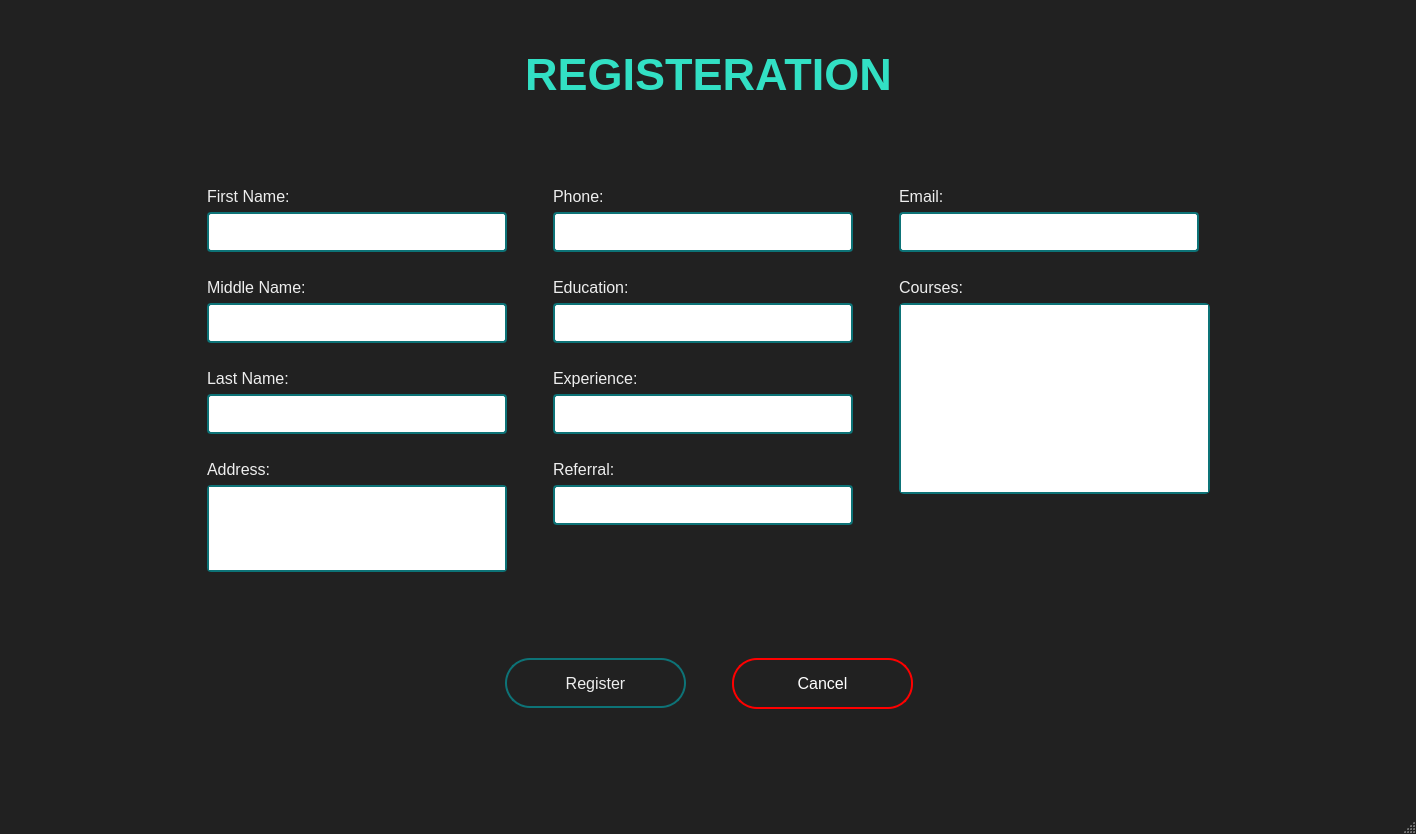
<?xml version="1.0" encoding="UTF-8"?>
<ui version="4.0">
 <class>RegisterationWindow</class>
 <widget class="QMainWindow" name="RegisterationWindow">
  <property name="geometry">
   <rect>
    <x>0</x>
    <y>0</y>
    <width>1416</width>
    <height>834</height>
   </rect>
  </property>
  <property name="minimumSize">
   <size>
    <width>1111</width>
    <height>0</height>
   </size>
  </property>
  <property name="windowTitle">
   <string>MainWindow</string>
  </property>
  <property name="styleSheet">
   <string notr="true">QMainWindow{
background-color: #212121;
}

QLabel#copyrightLabel{
text-align:center;
}

QLabel#registrationLabel{
color: rgb(50, 224, 196);
}
QLabel{
color: rgb(238, 238, 238);
}

QLineEdit{
padding: 5px;
border:2px solid #0d7377;
border-radius: 4px;
}
QLineEdit:hover{
border:3px solid #32e0c4;
}

QLineEdit:focus{
border:3px solid #32e0c4;
}

QTextEdit{
border:2px solid #0d7377;
border-radius: 4px;
}

QTextEdit:focus{
border:3px solid #32e0c4;
}

QTextEdit:hover{
border:3px solid #32e0c4;
}

QListView{
border: 2px solid #0d7377;
border-radius: 5px
}
QListView:hover{
border:3px solid #32e0c4;
}

QPushButton{
background-color: #212121;
Color: #eeeeee;
border-radius: 25px;
}

QPushButton#registerButton{
border: 2px solid #0d7377;
}

QPushButton#registerButton:hover{
border: 3px solid #32e0c4;
background-color: #0d7377;
}

QPushButton#cancelButton{
border: 2px solid #9a0002;
}

QPushButton#cancelButton:hover{
border: 3px solid rgb(255, 0, 0);
background-color: #9a0002;
}
</string>
  </property>
  <widget class="QWidget" name="centralwidget">
   <layout class="QGridLayout" name="gridLayout">
    <item row="0" column="0">
     <spacer name="horizontalSpacer_5">
      <property name="orientation">
       <enum>Qt::Horizontal</enum>
      </property>
      <property name="sizeHint" stdset="0">
       <size>
        <width>40</width>
        <height>20</height>
       </size>
      </property>
     </spacer>
    </item>
    <item row="0" column="1" colspan="3">
     <layout class="QVBoxLayout" name="verticalLayout_5">
      <item>
       <layout class="QVBoxLayout" name="verticalLayout_4">
        <item>
         <spacer name="verticalSpacer_6">
          <property name="orientation">
           <enum>Qt::Vertical</enum>
          </property>
          <property name="sizeHint" stdset="0">
           <size>
            <width>20</width>
            <height>40</height>
           </size>
          </property>
         </spacer>
        </item>
        <item>
         <widget class="QLabel" name="registrationLabel">
          <property name="font">
           <font>
            <family>Segoe UI</family>
            <pointsize>34</pointsize>
            <weight>75</weight>
            <italic>false</italic>
            <bold>true</bold>
           </font>
          </property>
          <property name="styleSheet">
           <string notr="true"/>
          </property>
          <property name="text">
           <string>&lt;strong&gt;REGISTERATION&lt;/strong&gt;</string>
          </property>
          <property name="alignment">
           <set>Qt::AlignCenter</set>
          </property>
         </widget>
        </item>
        <item>
         <spacer name="verticalSpacer_4">
          <property name="orientation">
           <enum>Qt::Vertical</enum>
          </property>
          <property name="sizeType">
           <enum>QSizePolicy::Maximum</enum>
          </property>
          <property name="sizeHint" stdset="0">
           <size>
            <width>20</width>
            <height>80</height>
           </size>
          </property>
         </spacer>
        </item>
        <item>
         <layout class="QHBoxLayout" name="horizontalLayout_2">
          <item>
           <layout class="QHBoxLayout" name="horizontalLayout">
            <item>
             <layout class="QVBoxLayout" name="verticalLayout">
              <item>
               <widget class="QLabel" name="fnameLabel">
                <property name="font">
                 <font>
                  <family>Segoe UI</family>
                  <pointsize>12</pointsize>
                  <weight>50</weight>
                  <italic>false</italic>
                  <bold>false</bold>
                 </font>
                </property>
                <property name="text">
                 <string>First Name:</string>
                </property>
               </widget>
              </item>
              <item>
               <widget class="QLineEdit" name="fNameIp">
                <property name="minimumSize">
                 <size>
                  <width>300</width>
                  <height>40</height>
                 </size>
                </property>
                <property name="maximumSize">
                 <size>
                  <width>300</width>
                  <height>40</height>
                 </size>
                </property>
                <property name="font">
                 <font>
                  <pointsize>12</pointsize>
                 </font>
                </property>
                <property name="styleSheet">
                 <string notr="true"/>
                </property>
                <property name="clearButtonEnabled">
                 <bool>true</bool>
                </property>
               </widget>
              </item>
              <item>
               <spacer name="verticalSpacer_8">
                <property name="orientation">
                 <enum>Qt::Vertical</enum>
                </property>
                <property name="sizeHint" stdset="0">
                 <size>
                  <width>20</width>
                  <height>20</height>
                 </size>
                </property>
               </spacer>
              </item>
              <item>
               <widget class="QLabel" name="mnameLabel">
                <property name="font">
                 <font>
                  <family>Segoe UI</family>
                  <pointsize>12</pointsize>
                  <weight>50</weight>
                  <italic>false</italic>
                  <bold>false</bold>
                 </font>
                </property>
                <property name="text">
                 <string>Middle Name:</string>
                </property>
               </widget>
              </item>
              <item>
               <widget class="QLineEdit" name="mNameIp">
                <property name="minimumSize">
                 <size>
                  <width>300</width>
                  <height>40</height>
                 </size>
                </property>
                <property name="maximumSize">
                 <size>
                  <width>300</width>
                  <height>40</height>
                 </size>
                </property>
                <property name="font">
                 <font>
                  <pointsize>12</pointsize>
                 </font>
                </property>
                <property name="clearButtonEnabled">
                 <bool>true</bool>
                </property>
               </widget>
              </item>
              <item>
               <spacer name="verticalSpacer_10">
                <property name="orientation">
                 <enum>Qt::Vertical</enum>
                </property>
                <property name="sizeHint" stdset="0">
                 <size>
                  <width>20</width>
                  <height>20</height>
                 </size>
                </property>
               </spacer>
              </item>
              <item>
               <widget class="QLabel" name="lnameLabel">
                <property name="font">
                 <font>
                  <family>Segoe UI</family>
                  <pointsize>12</pointsize>
                  <weight>50</weight>
                  <italic>false</italic>
                  <bold>false</bold>
                 </font>
                </property>
                <property name="text">
                 <string>Last Name:</string>
                </property>
               </widget>
              </item>
              <item>
               <widget class="QLineEdit" name="lNameIp">
                <property name="minimumSize">
                 <size>
                  <width>300</width>
                  <height>40</height>
                 </size>
                </property>
                <property name="maximumSize">
                 <size>
                  <width>300</width>
                  <height>40</height>
                 </size>
                </property>
                <property name="font">
                 <font>
                  <pointsize>12</pointsize>
                 </font>
                </property>
                <property name="clearButtonEnabled">
                 <bool>true</bool>
                </property>
               </widget>
              </item>
              <item>
               <spacer name="verticalSpacer_9">
                <property name="orientation">
                 <enum>Qt::Vertical</enum>
                </property>
                <property name="sizeHint" stdset="0">
                 <size>
                  <width>20</width>
                  <height>20</height>
                 </size>
                </property>
               </spacer>
              </item>
              <item>
               <widget class="QLabel" name="addressLabel">
                <property name="font">
                 <font>
                  <family>Segoe UI</family>
                  <pointsize>12</pointsize>
                  <weight>50</weight>
                  <italic>false</italic>
                  <bold>false</bold>
                 </font>
                </property>
                <property name="text">
                 <string>Address:</string>
                </property>
               </widget>
              </item>
              <item>
               <widget class="QTextEdit" name="addressIp">
                <property name="minimumSize">
                 <size>
                  <width>300</width>
                  <height>87</height>
                 </size>
                </property>
                <property name="maximumSize">
                 <size>
                  <width>300</width>
                  <height>87</height>
                 </size>
                </property>
                <property name="font">
                 <font>
                  <pointsize>12</pointsize>
                 </font>
                </property>
               </widget>
              </item>
              <item>
               <spacer name="verticalSpacer">
                <property name="orientation">
                 <enum>Qt::Vertical</enum>
                </property>
                <property name="sizeHint" stdset="0">
                 <size>
                  <width>20</width>
                  <height>40</height>
                 </size>
                </property>
               </spacer>
              </item>
             </layout>
            </item>
            <item>
             <spacer name="horizontalSpacer">
              <property name="orientation">
               <enum>Qt::Horizontal</enum>
              </property>
              <property name="sizeType">
               <enum>QSizePolicy::Fixed</enum>
              </property>
              <property name="sizeHint" stdset="0">
               <size>
                <width>40</width>
                <height>20</height>
               </size>
              </property>
             </spacer>
            </item>
            <item>
             <layout class="QVBoxLayout" name="verticalLayout_2">
              <item>
               <widget class="QLabel" name="phoneLabel">
                <property name="font">
                 <font>
                  <family>Segoe UI</family>
                  <pointsize>12</pointsize>
                  <weight>50</weight>
                  <italic>false</italic>
                  <bold>false</bold>
                 </font>
                </property>
                <property name="text">
                 <string>Phone:</string>
                </property>
               </widget>
              </item>
              <item>
               <widget class="QLineEdit" name="phoneIp">
                <property name="minimumSize">
                 <size>
                  <width>300</width>
                  <height>40</height>
                 </size>
                </property>
                <property name="maximumSize">
                 <size>
                  <width>300</width>
                  <height>40</height>
                 </size>
                </property>
                <property name="font">
                 <font>
                  <pointsize>12</pointsize>
                 </font>
                </property>
                <property name="clearButtonEnabled">
                 <bool>true</bool>
                </property>
               </widget>
              </item>
              <item>
               <spacer name="verticalSpacer_11">
                <property name="orientation">
                 <enum>Qt::Vertical</enum>
                </property>
                <property name="sizeType">
                 <enum>QSizePolicy::Fixed</enum>
                </property>
                <property name="sizeHint" stdset="0">
                 <size>
                  <width>20</width>
                  <height>20</height>
                 </size>
                </property>
               </spacer>
              </item>
              <item>
               <widget class="QLabel" name="educationLabel">
                <property name="font">
                 <font>
                  <family>Segoe UI</family>
                  <pointsize>12</pointsize>
                  <weight>50</weight>
                  <italic>false</italic>
                  <bold>false</bold>
                 </font>
                </property>
                <property name="text">
                 <string>Education:</string>
                </property>
               </widget>
              </item>
              <item>
               <widget class="QLineEdit" name="educationIp">
                <property name="minimumSize">
                 <size>
                  <width>300</width>
                  <height>40</height>
                 </size>
                </property>
                <property name="maximumSize">
                 <size>
                  <width>300</width>
                  <height>40</height>
                 </size>
                </property>
                <property name="font">
                 <font>
                  <pointsize>12</pointsize>
                 </font>
                </property>
                <property name="clearButtonEnabled">
                 <bool>true</bool>
                </property>
               </widget>
              </item>
              <item>
               <spacer name="verticalSpacer_12">
                <property name="orientation">
                 <enum>Qt::Vertical</enum>
                </property>
                <property name="sizeType">
                 <enum>QSizePolicy::Fixed</enum>
                </property>
                <property name="sizeHint" stdset="0">
                 <size>
                  <width>20</width>
                  <height>20</height>
                 </size>
                </property>
               </spacer>
              </item>
              <item>
               <widget class="QLabel" name="experienceLabel">
                <property name="font">
                 <font>
                  <family>Segoe UI</family>
                  <pointsize>12</pointsize>
                  <weight>50</weight>
                  <italic>false</italic>
                  <bold>false</bold>
                 </font>
                </property>
                <property name="text">
                 <string>Experience:</string>
                </property>
               </widget>
              </item>
              <item>
               <widget class="QLineEdit" name="experienceIp">
                <property name="minimumSize">
                 <size>
                  <width>300</width>
                  <height>40</height>
                 </size>
                </property>
                <property name="maximumSize">
                 <size>
                  <width>300</width>
                  <height>40</height>
                 </size>
                </property>
                <property name="font">
                 <font>
                  <pointsize>12</pointsize>
                 </font>
                </property>
                <property name="clearButtonEnabled">
                 <bool>true</bool>
                </property>
               </widget>
              </item>
              <item>
               <spacer name="verticalSpacer_13">
                <property name="orientation">
                 <enum>Qt::Vertical</enum>
                </property>
                <property name="sizeType">
                 <enum>QSizePolicy::Fixed</enum>
                </property>
                <property name="sizeHint" stdset="0">
                 <size>
                  <width>20</width>
                  <height>20</height>
                 </size>
                </property>
               </spacer>
              </item>
              <item>
               <widget class="QLabel" name="referralLabel">
                <property name="font">
                 <font>
                  <family>Segoe UI</family>
                  <pointsize>12</pointsize>
                  <weight>50</weight>
                  <italic>false</italic>
                  <bold>false</bold>
                 </font>
                </property>
                <property name="text">
                 <string>Referral:</string>
                </property>
               </widget>
              </item>
              <item>
               <widget class="QLineEdit" name="referralIp">
                <property name="minimumSize">
                 <size>
                  <width>300</width>
                  <height>40</height>
                 </size>
                </property>
                <property name="maximumSize">
                 <size>
                  <width>300</width>
                  <height>40</height>
                 </size>
                </property>
                <property name="font">
                 <font>
                  <pointsize>12</pointsize>
                 </font>
                </property>
                <property name="clearButtonEnabled">
                 <bool>true</bool>
                </property>
               </widget>
              </item>
              <item>
               <spacer name="verticalSpacer_2">
                <property name="orientation">
                 <enum>Qt::Vertical</enum>
                </property>
                <property name="sizeHint" stdset="0">
                 <size>
                  <width>20</width>
                  <height>40</height>
                 </size>
                </property>
               </spacer>
              </item>
             </layout>
            </item>
           </layout>
          </item>
          <item>
           <spacer name="horizontalSpacer_2">
            <property name="orientation">
             <enum>Qt::Horizontal</enum>
            </property>
            <property name="sizeType">
             <enum>QSizePolicy::Fixed</enum>
            </property>
            <property name="sizeHint" stdset="0">
             <size>
              <width>40</width>
              <height>20</height>
             </size>
            </property>
           </spacer>
          </item>
          <item>
           <layout class="QVBoxLayout" name="verticalLayout_3">
            <item>
             <widget class="QLabel" name="emailLabel">
              <property name="font">
               <font>
                <family>Segoe UI</family>
                <pointsize>12</pointsize>
               </font>
              </property>
              <property name="text">
               <string>Email:</string>
              </property>
             </widget>
            </item>
            <item>
             <widget class="QLineEdit" name="emailInput">
              <property name="minimumSize">
               <size>
                <width>300</width>
                <height>40</height>
               </size>
              </property>
              <property name="maximumSize">
               <size>
                <width>300</width>
                <height>40</height>
               </size>
              </property>
              <property name="font">
               <font>
                <family>Segoe UI</family>
                <pointsize>12</pointsize>
               </font>
              </property>
              <property name="clearButtonEnabled">
               <bool>true</bool>
              </property>
             </widget>
            </item>
            <item>
             <spacer name="verticalSpacer_16">
              <property name="orientation">
               <enum>Qt::Vertical</enum>
              </property>
              <property name="sizeType">
               <enum>QSizePolicy::Fixed</enum>
              </property>
              <property name="sizeHint" stdset="0">
               <size>
                <width>20</width>
                <height>20</height>
               </size>
              </property>
             </spacer>
            </item>
            <item>
             <widget class="QLabel" name="label_10">
              <property name="font">
               <font>
                <family>Segoe UI</family>
                <pointsize>12</pointsize>
                <weight>50</weight>
                <italic>false</italic>
                <bold>false</bold>
               </font>
              </property>
              <property name="text">
               <string>Courses:</string>
              </property>
             </widget>
            </item>
            <item>
             <widget class="QListView" name="coursesListView">
              <property name="minimumSize">
               <size>
                <width>311</width>
                <height>191</height>
               </size>
              </property>
              <property name="maximumSize">
               <size>
                <width>311</width>
                <height>191</height>
               </size>
              </property>
              <property name="styleSheet">
               <string notr="true"/>
              </property>
             </widget>
            </item>
            <item>
             <spacer name="verticalSpacer_3">
              <property name="orientation">
               <enum>Qt::Vertical</enum>
              </property>
              <property name="sizeHint" stdset="0">
               <size>
                <width>20</width>
                <height>40</height>
               </size>
              </property>
             </spacer>
            </item>
           </layout>
          </item>
         </layout>
        </item>
       </layout>
      </item>
      <item>
       <spacer name="verticalSpacer_5">
        <property name="orientation">
         <enum>Qt::Vertical</enum>
        </property>
        <property name="sizeHint" stdset="0">
         <size>
          <width>20</width>
          <height>40</height>
         </size>
        </property>
       </spacer>
      </item>
      <item>
       <layout class="QHBoxLayout" name="horizontalLayout_3">
        <item>
         <spacer name="horizontalSpacer_3">
          <property name="orientation">
           <enum>Qt::Horizontal</enum>
          </property>
          <property name="sizeHint" stdset="0">
           <size>
            <width>40</width>
            <height>20</height>
           </size>
          </property>
         </spacer>
        </item>
        <item>
         <widget class="QPushButton" name="registerButton">
          <property name="minimumSize">
           <size>
            <width>181</width>
            <height>50</height>
           </size>
          </property>
          <property name="maximumSize">
           <size>
            <width>181</width>
            <height>50</height>
           </size>
          </property>
          <property name="font">
           <font>
            <family>Segoe UI</family>
            <pointsize>12</pointsize>
           </font>
          </property>
          <property name="cursor">
           <cursorShape>OpenHandCursor</cursorShape>
          </property>
          <property name="styleSheet">
           <string notr="true"/>
          </property>
          <property name="text">
           <string>Register</string>
          </property>
         </widget>
        </item>
        <item>
         <spacer name="horizontalSpacer_7">
          <property name="orientation">
           <enum>Qt::Horizontal</enum>
          </property>
          <property name="sizeType">
           <enum>QSizePolicy::Fixed</enum>
          </property>
          <property name="sizeHint" stdset="0">
           <size>
            <width>40</width>
            <height>20</height>
           </size>
          </property>
         </spacer>
        </item>
        <item>
         <widget class="QPushButton" name="cancelButton">
          <property name="minimumSize">
           <size>
            <width>181</width>
            <height>51</height>
           </size>
          </property>
          <property name="maximumSize">
           <size>
            <width>181</width>
            <height>51</height>
           </size>
          </property>
          <property name="font">
           <font>
            <family>Segoe UI</family>
            <pointsize>12</pointsize>
           </font>
          </property>
          <property name="cursor">
           <cursorShape>OpenHandCursor</cursorShape>
          </property>
          <property name="styleSheet">
           <string notr="true">QPushButton{
color: rgb(255, 255, 255);
border: 2px solid red;
border-radius: 25px;
}

QPushButton:hover{
color: rgb(255, 255, 255);
border: 4px solid red;
}</string>
          </property>
          <property name="text">
           <string>Cancel</string>
          </property>
         </widget>
        </item>
        <item>
         <spacer name="horizontalSpacer_4">
          <property name="orientation">
           <enum>Qt::Horizontal</enum>
          </property>
          <property name="sizeHint" stdset="0">
           <size>
            <width>40</width>
            <height>20</height>
           </size>
          </property>
         </spacer>
        </item>
       </layout>
      </item>
     </layout>
    </item>
    <item row="1" column="2">
     <spacer name="verticalSpacer_14">
      <property name="orientation">
       <enum>Qt::Vertical</enum>
      </property>
      <property name="sizeHint" stdset="0">
       <size>
        <width>20</width>
        <height>40</height>
       </size>
      </property>
     </spacer>
    </item>
    <item row="2" column="1">
     <spacer name="verticalSpacer_15">
      <property name="orientation">
       <enum>Qt::Vertical</enum>
      </property>
      <property name="sizeHint" stdset="0">
       <size>
        <width>17</width>
        <height>22</height>
       </size>
      </property>
     </spacer>
    </item>
    <item row="2" column="3">
     <spacer name="verticalSpacer_7">
      <property name="orientation">
       <enum>Qt::Vertical</enum>
      </property>
      <property name="sizeType">
       <enum>QSizePolicy::Maximum</enum>
      </property>
      <property name="sizeHint" stdset="0">
       <size>
        <width>17</width>
        <height>22</height>
       </size>
      </property>
     </spacer>
    </item>
    <item row="0" column="4">
     <spacer name="horizontalSpacer_6">
      <property name="orientation">
       <enum>Qt::Horizontal</enum>
      </property>
      <property name="sizeHint" stdset="0">
       <size>
        <width>170</width>
        <height>17</height>
       </size>
      </property>
     </spacer>
    </item>
   </layout>
  </widget>
  <widget class="QStatusBar" name="statusbar"/>
 </widget>
 <resources/>
 <connections/>
</ui>
